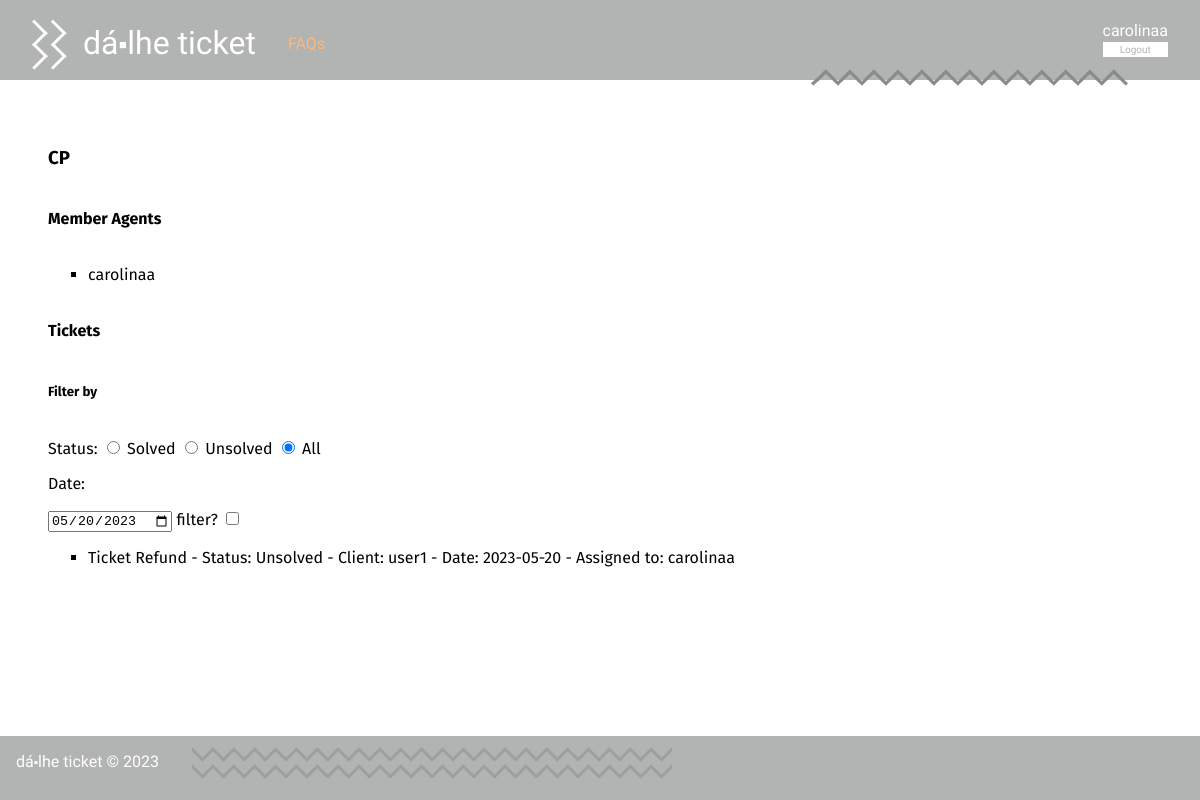
Screenshot of /project/pages/departmentDetails.php?name=CP (signed in) with the database file from the repository.
### tables this page shows
CREATE TABLE Department(
   name varchar(20) primary key
);

CREATE TABLE User(
   name varchar(60) not null,
   username varchar(20) primary key,
   email varchar(60) not null,
   password varchar(40) not null,
   type varchar(5) not null, /*user, agent, admin*/
   department varchar(20)
, ticket_count integer default 0, closed_tickets integer default 0);

CREATE TABLE Ticket(
   id integer primary key autoincrement,
   title varchar(60) not null,
   client varchar(20) not null,
   agent varchar(20),
   status varchar(10) not null,
   department varchar(20),
   foreign key (client) references User(username),
   foreign key (agent) references User(username),
   foreign key (department) references Department(name)
);

CREATE TABLE Message(
   id integer primary key autoincrement,
   ticketId integer not null,
   isFromClient boolean not null,
   message text not null,
   author varchar(20) not null,
   datetime datetime not null,
   foreign key (ticketId) references Ticket(id)
);

### database/department.class.php (called while the page is built, shortened)
<?php
  require_once(__DIR__ . '/ticket.class.php');
  class Department{
    public string $name;
    public function __construct(string $name){
      $this->name = $name;
    }
    public function getMemberAgents(PDO $db) : array {
      $stmt = $db->prepare('SELECT * FROM User WHERE department = ?');
      $stmt->execute(array($this->name));
      $agents = array();
      while ($agent = $stmt->fetch()) {
        $agents[] = new User(
          $agent['name'],
          $agent['username'],
          $agent['email'],
          $agent['type'],
          $agent['department'],
          intval($agent['ticket_count']),
          intval($agent['closed_tickets'])
        );
      }
      return $agents;
    }
    static public function getDepartmentByName(PDO $db, string $name) {
      $stmt = $db->prepare('SELECT * FROM Department WHERE name = ?');
      $stmt->execute(array($name));
      $query = $stmt->fetchAll()[0];
      return new Department($query['name']);
    }
  }
?>

### database/user.class.php (called while the page is built, shortened)
<?php
require_once(__DIR__ . '/ticket.class.php');
class User{
  public function __construct(string $name, string $username, string $email, string $type, $department, int $ticket_count, int $closed_tickets){
    $this->username = $username;
  }
}
?>

### database/ticket.class.php (called while the page is built, shortened)
<?php
class Ticket {
    public int $id;
    public function __construct(int $id, string $title, string $client, ?string $agent, string $status, string $department) {
        $this->id = $id;
        $this->title = $title;
        $this->client = $client;
        $this->agent = $agent;
        $this->status = $status;
    }
    static public function getAllTicketsInDepartment(PDO $db, string $name) : array {
        $stmt = $db->prepare("
            SELECT id, title, client, agent, status, department
            FROM Ticket
            WHERE department = ?
        ");
        $stmt->execute(array($name));
        $tickets = array();
        while($ticket = $stmt->fetch()){
            $tickets[] = new Ticket(
            $ticket['id'],
            $ticket['title'],
            $ticket['client'],
            $ticket['agent'],
            $ticket['status'],
            $ticket['department']
            );
        }
        return $tickets;
    }
    public function getDate(PDO $db) : string {
        $stmt = $db->prepare('SELECT datetime FROM Message WHERE ticketId = ? ORDER BY id LIMIT 1');
        $stmt->execute(array($this->id));
        $datetime = strval($stmt->fetchAll()[0]['datetime']);
        return substr($datetime, 0, 10);
    }
}
?>

### project/templates/departmentDetails.tpl.php (the view, shortened to what this page needs)
<?php
require_once(__DIR__ . '/../../database/department.class.php');
require_once(__DIR__ . '/../../database/ticket.class.php');
require_once(__DIR__ . '/../../database/user.class.php');
require_once(__DIR__ . '/../../database/connection.db.php');
function drawDepartment(Department $department) : void {
        global $session, $db;
?>
    <h3 class="name"><?= $department->name ?></h3>
    <h4>Member Agents</h4>
    <ul class="search_list">
<?php
    foreach ($department->getMemberAgents($db) as $agent) {
?>
    <li>
        <a href="../pages/profile.php?username=<?= $agent->username ?>"><?= $agent->username ?></a>
    </li>
<?php
    }
?>
    </ul>
    <h4>Tickets</h4>
    <h5>Filter by</h5>
    <form class="radio_form" id="status">
        <p>Status: </p>
        <input type="radio" name="status" value="Solved">
        <p>Solved</p>
        <input type="radio" name="status" value="Unsolved">
        <p>Unsolved</p>
        <input type="radio" name="status" value="All" checked>
        <p>All</p>
    </form>
    <form class="date_form" id="date">
        <p>Date: </p>
        <input type="date" id="date" name="date">
        filter? <input type="checkbox" id="filter" name="filter">
    </form>
    <ul class="ticket_list">
<?php
    foreach (Ticket::getAllTicketsInDepartment($db, $department->name) as $ticket) {
?>
    <li class="ticket">
        <a href="../pages/ticket.php?id=<?= $ticket->id ?>"><?= $ticket->title ?>
        - Status: <span id="status"><?= $ticket->status ?></span>
        - Client: <?= $ticket->client ?>
        - Date: <span id="date"><?= $ticket->getDate($db) ?></span>
        <?php if($ticket->agent != null) { ?>
        - Assigned to: <span id="agent"><?= $ticket->agent ?></span></a>
        <?php } else {?>
        - <span id="agent">No Agent Assigned</span></a>
        <?php } ?>
    </li>
<?php
    }
?>
    </ul>
<?php
    }
?>

### project/css/style.css (style rules this page uses)
body { font-family: 'Allerta Stencil', sans-serif; margin: 0; padding: 0; display: grid; grid-template-columns: auto; grid-template-rows: 5em auto 4em; grid-template-areas: "header" "main" "footer"; min-height: 100vh; background-color: #b2b3b3; }
form * { display: block; }
a { text-decoration: none; color: orange; }
.radio_form { margin-top: 1em; }
.radio_form input { display: inline; }
.radio_form p { display: inline; }
.search_list a { color: black; }
p { overflow-wrap: break-word; }
.ticket_list a { color: black; text-decoration: none; }
form.date_form #date { display: inline-block; }
form.date_form #filter { display: inline-block; }
ul { list-style-type: square; }

### rows the page displays
department: name "CP"
user: username "carolinaa"
ticket: title "Ticket Refund", status "Unsolved", client "user1", id.datetime "2023-05-20", agent "carolinaa"

### other values shown
$name "dá⬝lhe ticket"
$session->getName() "carolinaa"
